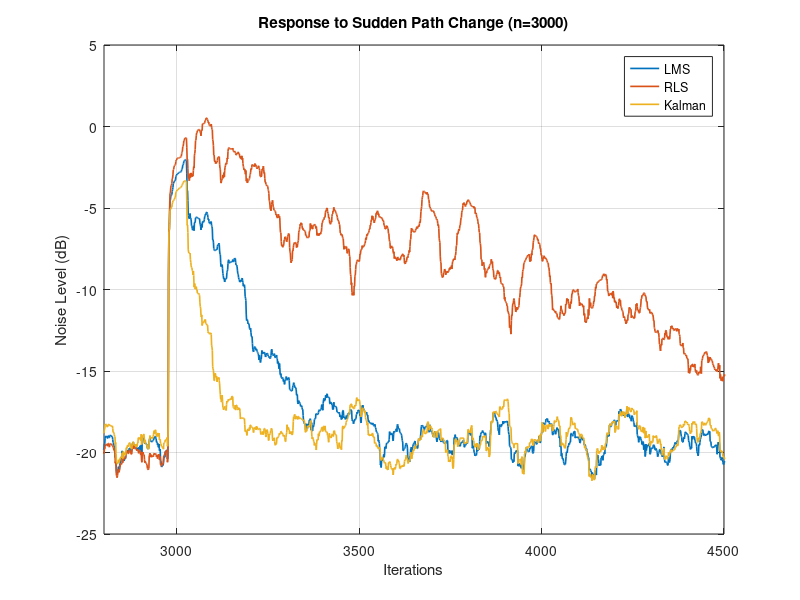

The MATLAB source for this figure:
% Active Noise Control: Sudden Path Change Tracking
clear; clc; close all;

iterations = 6000;
jump_iter = 3000; % The moment the physical environment changes
filter_length = 32;

% Original and Delayed Paths
w_true_initial = fir1(filter_length - 1, 0.5)';
w_true_delayed = [zeros(3, 1); w_true_initial(1:end-3)]; % Delayed by 3 samples

% Generate inputs
u = filter(fir1(15, [0.2 0.8]), 1, randn(iterations, 1)); 
r = 0.1 * randn(iterations, 1);

% Generate desired signal with the abrupt jump in the middle
d1 = filter(w_true_initial, 1, u);
d2 = filter(w_true_delayed, 1, u);
d = [d1(1:jump_iter-1); d2(jump_iter:end)] + r;

% Initialize Filters (Same as before)
m_LMS = 0.01; w_LMS = zeros(filter_length, 1);
lambda_RLS = 0.999; P_RLS = (1/0.01) * eye(filter_length); w_RLS = zeros(filter_length, 1);
lambda_Kalman = 0.99999; Q1 = (1 - lambda_Kalman) * eye(filter_length); Q2 = var(r); 
F = eye(filter_length); K_kalman_cov = eye(filter_length); x_kalman = zeros(filter_length, 1);

u_buffer = zeros(filter_length, 1);
e_LMS_hist = zeros(iterations, 1); e_RLS_hist = zeros(iterations, 1); e_Kalman_hist = zeros(iterations, 1);

for n = 1:iterations
    u_buffer = [u(n); u_buffer(1:end-1)];
    d_n = d(n);

    % Determine which true path we are comparing against for misalignment
    if n < jump_iter
        current_w_true = w_true_initial;
    else
        current_w_true = w_true_delayed;
    end

    % LMS
    y_LMS = w_LMS' * u_buffer;
    e_LMS = d_n - y_LMS;
    w_LMS = w_LMS + m_LMS * u_buffer * e_LMS;
    e_LMS_hist(n) = e_LMS;

    % RLS
    y_RLS = w_RLS' * u_buffer;
    a_RLS = d_n - y_RLS; 
    p_RLS = P_RLS * u_buffer;
    k_RLS = p_RLS / (lambda_RLS + u_buffer' * p_RLS); 
    w_RLS = w_RLS + k_RLS * a_RLS;
    P_RLS = (1/lambda_RLS) * (P_RLS - k_RLS * u_buffer' * P_RLS);
    e_RLS_hist(n) = a_RLS;

    % Kalman
    C_n = u_buffer';
    G_n = (F * K_kalman_cov * C_n') / (C_n * K_kalman_cov * C_n' + Q2);
    a_Kalman = d_n - C_n * x_kalman;
    x_kalman = F * x_kalman + G_n * a_Kalman;
    K_n = K_kalman_cov - G_n * C_n * K_kalman_cov;
    K_kalman_cov = F * K_n * F' + Q1;
    e_Kalman_hist(n) = a_Kalman;
end

% Plotting
window_size = 50;
smooth_LMS = 10*log10(movmean(e_LMS_hist.^2, window_size));
smooth_RLS = 10*log10(movmean(e_RLS_hist.^2, window_size));
smooth_Kalman = 10*log10(movmean(e_Kalman_hist.^2, window_size));

figure;
plot(smooth_LMS, 'DisplayName', 'LMS', 'LineWidth', 1.2); hold on;
plot(smooth_RLS, 'DisplayName', 'RLS', 'LineWidth', 1.2);
plot(smooth_Kalman, 'DisplayName', 'Kalman', 'LineWidth', 1.2);
title('Response to Sudden Path Change (n=3000)');
xlabel('Iterations'); ylabel('Noise Level (dB)');
legend; grid on; axis([2800 4500 -25 5]); % Zoom in on the jump
%% 5. Compute Tracking / Recovery Metrics
clc;

% Define the threshold for recovery after the shock
recovery_thresh = -15; % dB

% Isolate the smoothed signals after the jump at iteration 3000
post_jump_LMS = smooth_LMS(jump_iter:end);
post_jump_RLS = smooth_RLS(jump_iter:end);
post_jump_Kalman = smooth_Kalman(jump_iter:end);

% Find the number of iterations it takes to drop back below the threshold
rec_LMS = find(post_jump_LMS < recovery_thresh, 1);
if isempty(rec_LMS), rec_LMS = NaN; end

rec_RLS = find(post_jump_RLS < recovery_thresh, 1);
if isempty(rec_RLS), rec_RLS = NaN; end

rec_Kalman = find(post_jump_Kalman < recovery_thresh, 1);
if isempty(rec_Kalman), rec_Kalman = NaN; end

% --- Print the Results to Command Window ---
fprintf('====================================================\n');
fprintf('     RECOVERY METRICS (SUDDEN PATH CHANGE)          \n');
fprintf('====================================================\n\n');
fprintf('Iterations to recover to %d dB after the shock:\n', recovery_thresh);
fprintf('----------------------------------------------------\n');
fprintf('   LMS:    %7d iterations\n', rec_LMS);
fprintf('   RLS:    %7d iterations\n', rec_RLS);
fprintf('   Kalman: %7d iterations\n\n', rec_Kalman);
